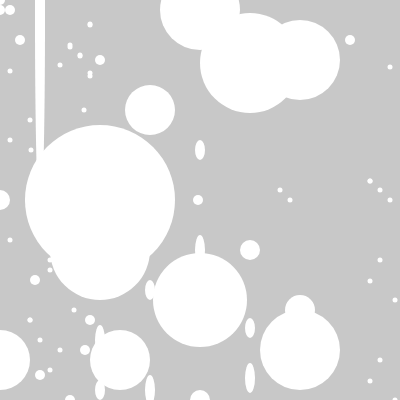
Frame 1 (no input)
Frame 60 (no input): identical to frame 1, image omitted
Frame 120 (the mouse pressed at the canvas centre since frame 60): identical to frame 1, image omitted

The p5.js sketch that drew this single still picture (run headless with seeded random() and noise() and a simulated clock; from frame 60 on, the mouse is pressed at the canvas centre):

// p5.js sketch
// ── sketch.js
function setup() {
  createCanvas (400, 400);
}

function draw() {
  background (200);
  noStroke();
  ellipse (200, 150, 10, 20)
  ellipse (100, 390, 10, 20)
  ellipse (150, 290, 10, 20)
  ellipse (50, 158, 10, 20)
  ellipse (250, 328, 10, 20 )
  ellipse(0, 200, 20)
  ellipse (200, 400, 20)
  ellipse (200, 420, 20)
  ellipse (300, 350, 80)
  ellipse (300, 310, 30)
  ellipse (250, 250, 20)
  ellipse (150, 110, 50)
  ellipse (850, 270, 80)
  ellipse (120, 360, 60)
  ellipse (500, 452, 80)
  ellipse (300, 60, 80)
  ellipse (600, 70, 80)
  ellipse (100, 250, 100)
  ellipse (200, 300, 94)
  ellipse (250, 63, 100)
  ellipse (0, 360, 60)
  ellipse (10, 979, 99)
  ellipse (200, 10, 80)
  ellipse (100, 200, 150)
  ellipse (20, 40, 10)
  ellipse (30, 200, 10)
  ellipse (70, 400, 10)
  ellipse (0, 0, 10)
  ellipse (350, 40, 10)
  ellipse (100, 60, 10)
  ellipse (90, 320, 10)
  ellipse (0, 10, 10)
  ellipse (20, 350, 10)
  ellipse (40, 375, 10)
  ellipse (35, 280, 10)
  ellipse (85, 350, 10)
  ellipse (600, 400, 10)
  ellipse (505, 600, 10)
  ellipse (530, 550, 10)
  ellipse (620, 330, 10)
  ellipse (725, 440, 10)
  ellipse (198, 200, 10)
  ellipse (98, 139, 10)
  ellipse (200, 250, 10, 30)
  ellipse (100, 340, 10, 30)
  ellipse (150, 390, 10, 30)
  ellipse (50, 238, 10, 30)
  ellipse (250, 378, 10, 30
  )
  ellipse (10, 10, 10,)
  ellipse (40, 20, 10, 400)
  ellipse(30, 320, 5)
  ellipse(40, 340, 5)
  ellipse(60, 350, 5)
  ellipse(50, 370, 5)
  ellipse(74, 310, 5)
  ellipse(30, 320, 5)
  ellipse(10, 240, 5)
  ellipse(60, 250, 5)
  ellipse(50, 270, 5)
  ellipse(50, 260, 5)
  ellipse(30, 120, 5)
  ellipse(10, 140, 5)
  ellipse(31, 150, 5)
  ellipse(40, 170, 5)
  ellipse(84, 110, 5)
  ellipse(90, 25, 5)
  ellipse(70, 47, 5)
  ellipse(80, 55, 5)
  ellipse(90, 76, 5)
  ellipse(60, 65, 5)
  ellipse(90, 24, 5)
  ellipse(70, 45, 5)
  ellipse(80, 56, 5)
  ellipse(90, 73, 5)
  ellipse (10, 71, 5)
  ellipse (230, 83, 5)
  ellipse (430, 73, 5)
  ellipse (430, 63, 5)
  ellipse (390, 67, 5)
  ellipse (390, 200, 5)
  ellipse (380, 190, 5)
  ellipse (370, 181, 5)
  ellipse (290, 200, 5)
  ellipse (280, 190, 5)
  ellipse (370, 181, 5)
  ellipse (395, 300, 5)
  ellipse (380, 260, 5)
  ellipse (370, 281, 5)
  ellipse (395, 400, 5)
  ellipse (380, 360, 5)
  ellipse (370, 381, 5)
}
